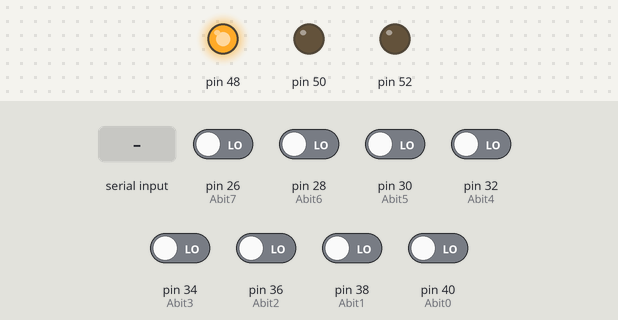
Bench run of a sketch on a simulated Arduino Mega 2560, built with avr-gcc and run on an emulated ATmega2560. On the bench: output pins drawn as LEDs (lit = HIGH). The inputs (shaded band) are chosen by the test bench; at power-on: pin 26 (Abit7), pin 28 (Abit6), pin 30 (Abit5), pin 32 (Abit4), pin 34 (Abit3), pin 36 (Abit2), pin 38 (Abit1), pin 40 (Abit0) LOW. What the sketch prints to the serial monitor is not drawn.

Above: at 1.7 s.
1.8 s: "c" received over Serial
At 2.3 s:
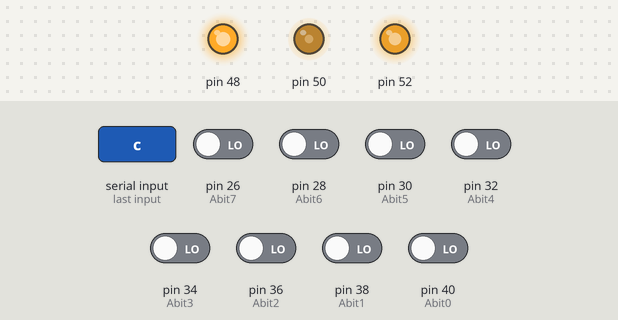
Timing chart, 0 to 1.9 s (numbered marks = the images above; inputs shaded):
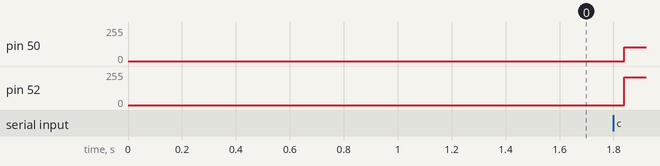

The sketch:

Arduino_Interface3.ino
```cpp
/*
* (C) Jude Teves
* July 30, 2016
*
*
* Possible causes of error:
* execution time of queue, pinMode, and digitalRead/Write are too long.
*
*/

#include <TimerOne.h>
//#include <TimerThree.h>
//#include <QueueArray.h>
#include <digitalWriteFast.h>

 int channel = 0;
 int sample = 0;

 int INTR = 46;
 int WR = 48;
 int CS = 50;
 int RD = 52;

 int Abit0 = 40;
 int Abit1 = 38;
 int Abit2 = 36;
 int Abit3 = 34;
 int Abit4 = 32;
 int Abit5 = 30;
 int Abit6 = 28;
 int Abit7 = 26;

 int Bbit0 = 41;
 int Bbit1 = 39;
 int Bbit2 = 37;
 int Bbit3 = 35;
 int Bbit4 = 33;
 int Bbit5 = 31;
 int Bbit6 = 29;
 int Bbit7 = 27;

 int Cbit0 = 11;
 int Cbit1 = 10;
 int Cbit2 = 9;
 int Cbit3 = 8;
 int Cbit4 = 7;
 int Cbit5 = 6;
 int Cbit6 = 5;
 int Cbit7 = 4;

 int bit0;
 int bit1;
 int bit2;
 int bit3;
 int bit4;
 int bit5;
 int bit6;
 int bit7;

  uint8_t str1[2048];
  uint8_t str2[2048];
  uint8_t str3[2048];
  uint8_t str4[2048];
  uint8_t str5[2048];
  uint8_t str6[2048];

void setup() {
  // initialize mode for control pins
  pinModeFast(INTR, INPUT);
  pinModeFast(WR, OUTPUT);
  pinModeFast(RD, OUTPUT);
  pinModeFast(CS, OUTPUT);

  // initialize bit value for control pins
  digitalWriteFast(WR, HIGH);
  digitalWriteFast(CS, LOW);

  // initialize mode for bits 5-7
  pinModeFast(Abit5, INPUT); pinModeFast(Bbit5, INPUT); pinModeFast(Cbit5, INPUT);
  pinModeFast(Abit6, INPUT); pinModeFast(Bbit6, INPUT); pinModeFast(Cbit6, INPUT);
  pinModeFast(Abit7, INPUT); pinModeFast(Bbit7, INPUT); pinModeFast(Cbit7, INPUT);

  //Serial.begin(57600);
  //Serial.begin(74880);
  Serial.begin(115200);
  delay(500);

  Timer1.initialize(250);
  Timer1.attachInterrupt(adc);
  Timer1.stop();
}

void adc() {
  digitalWriteFast(CS,LOW);
  digitalWriteFast(RD,HIGH);

  // set bits 0-4 to output mode
  pinModeFast(Abit0, OUTPUT); pinModeFast(Bbit0, OUTPUT); pinModeFast(Cbit0, OUTPUT);
  pinModeFast(Abit1, OUTPUT); pinModeFast(Bbit1, OUTPUT); pinModeFast(Cbit1, OUTPUT);
  pinModeFast(Abit2, OUTPUT); pinModeFast(Bbit2, OUTPUT); pinModeFast(Cbit2, OUTPUT);
  pinModeFast(Abit3, OUTPUT); pinModeFast(Bbit3, OUTPUT); pinModeFast(Cbit3, OUTPUT);
  pinModeFast(Abit4, OUTPUT); pinModeFast(Bbit4, OUTPUT); pinModeFast(Cbit4, OUTPUT);

  // Channel Selection (Multiplexer)
  selectChannel();

  digitalWriteFast(WR, LOW);
  //delay(100);  //* make pulse wide enough
  digitalWriteFast(WR, HIGH); // rising edge to trigger start of conversion
  digitalWriteFast(CS, HIGH); //* de-select

  // Conversion...
  delayMicroseconds(60);

  digitalWriteFast(CS, LOW);
  digitalWriteFast(RD, LOW); // output on data bus.

  // set bits 0-4 to input mode
  pinModeFast(Abit0, INPUT); pinModeFast(Bbit0, INPUT); pinModeFast(Cbit0, INPUT);
  pinModeFast(Abit1, INPUT); pinModeFast(Bbit1, INPUT); pinModeFast(Cbit1, INPUT);
  pinModeFast(Abit2, INPUT); pinModeFast(Bbit2, INPUT); pinModeFast(Cbit2, INPUT);
  pinModeFast(Abit3, INPUT); pinModeFast(Bbit3, INPUT); pinModeFast(Cbit3, INPUT);
  pinModeFast(Abit4, INPUT); pinModeFast(Bbit4, INPUT); pinModeFast(Cbit4, INPUT);

  //delay(100); //* recommended?
  digitalWriteFast(RD, HIGH); //* read data
  digitalWriteFast(CS, HIGH);

  //read data
  //strings 1/2
  bit0 = digitalRead(Abit0);
  bit1 = digitalRead(Abit1)<<1;
  bit2 = digitalRead(Abit2)<<2;
  bit3 = digitalRead(Abit3)<<3;
  bit4 = digitalRead(Abit4)<<4;
  bit5 = digitalRead(Abit5)<<5;
  bit6 = digitalRead(Abit6)<<6;
  bit7 = digitalRead(Abit7)<<7;
  if(channel==0) {
    //str1.enqueue(bit7+bit6+bit5+bit4+bit3+bit2+bit1+bit0);
    str1[sample/2] = bit7+bit6+bit5+bit4+bit3+bit2+bit1+bit0;
  }
  else {
    //str2.enqueue(bit7+bit6+bit5+bit4+bit3+bit2+bit1+bit0);
    str2[(sample-1)/2] = bit7+bit6+bit5+bit4+bit3+bit2+bit1+bit0;
  }

  // switch channel
  channel = (channel+1)%2;

  //if 100 samples per channel, stop conversion
  //then send the data to PC
  sample+=1;
  if(sample==4096) {
    //noInterrupts();//stop interrupts
    Timer1.stop();
    sample=0;
    sendData();
  }
}

void sendData() {
  //Serial.println("String 1:");
  //while(!str1.isEmpty())
  //  Serial.print(str1.dequeue());
  //Serial.println();

//  Serial.println("String 1 : ");
  int i=0;
  while(i<2048) {
    //Serial.println((int)str1[i]);
    Serial.write(byte(str1[i]));
    i++;
  }
  //Serial.print( (char)10 ); // just LF, not CR/LF with println
  //Serial.println();
//  Serial.println("String 2 : ");
  i=0;
  while(i<2048) {
    //Serial.println((int)str2[i]);
    Serial.write(byte(str2[i]));
    i++;
  }
//  Serial.println();

  //delay(2000);

  //interrupts();
  //Timer1.restart();
}

void selectChannel() {
  // first channel
  if(channel==0) {
    digitalWriteFast(Abit0, LOW); digitalWriteFast(Bbit0, LOW); digitalWriteFast(Cbit0, LOW);
    digitalWriteFast(Abit1, LOW); digitalWriteFast(Bbit1, LOW); digitalWriteFast(Cbit1, LOW);
    digitalWriteFast(Abit2, LOW); digitalWriteFast(Bbit2, LOW); digitalWriteFast(Cbit2, LOW);
    digitalWriteFast(Abit3, HIGH); digitalWriteFast(Bbit3, HIGH); digitalWriteFast(Cbit3, HIGH);
    digitalWriteFast(Abit4, LOW); digitalWriteFast(Bbit4, LOW); digitalWriteFast(Cbit4, LOW);
  }
  // second channel
  else {
    digitalWriteFast(Abit0, HIGH); digitalWriteFast(Bbit0, HIGH); digitalWriteFast(Cbit0, HIGH);
    digitalWriteFast(Abit1, LOW); digitalWriteFast(Bbit1, LOW); digitalWriteFast(Cbit1, LOW);
    digitalWriteFast(Abit2, LOW); digitalWriteFast(Bbit2, LOW); digitalWriteFast(Cbit2, LOW);
    digitalWriteFast(Abit3, HIGH); digitalWriteFast(Bbit3, HIGH); digitalWriteFast(Cbit3, HIGH);
    digitalWriteFast(Abit4, LOW); digitalWriteFast(Bbit4, LOW); digitalWriteFast(Cbit4, LOW);
  }
  return;
}

void loop() {
}

void serialEvent() {
  while(Serial.available()) {
    char c = Serial.read();
    //Serial.print(c);
    //delay(50);
    if(c =='c') {
      Timer1.restart();
    }
  }
}
```
